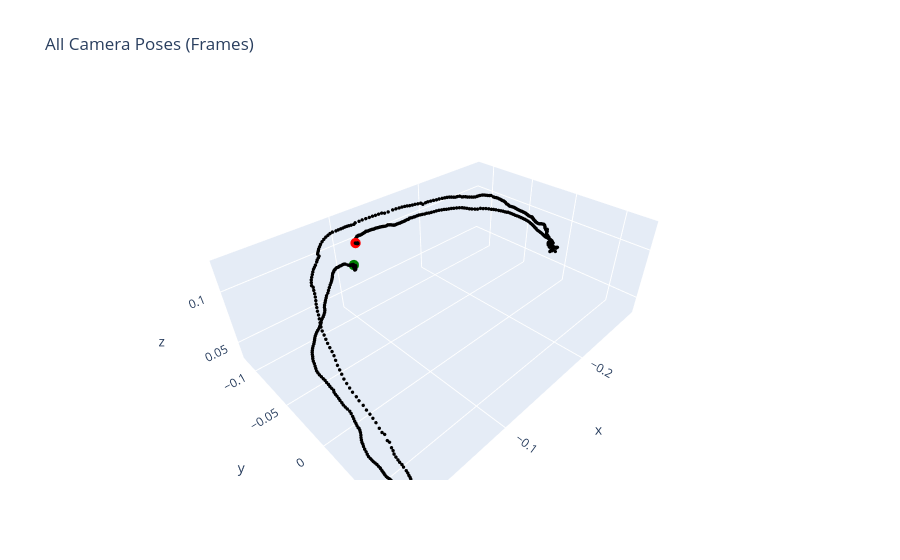

This figure's notebook cell:
### Code cell
# camera pose tag to tcp

plot_traj(cam_pose=cam_pose)
